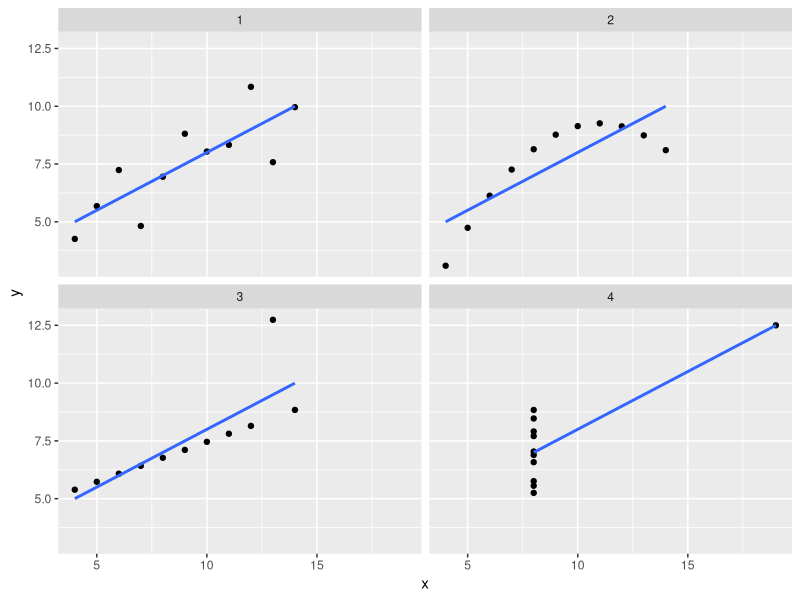
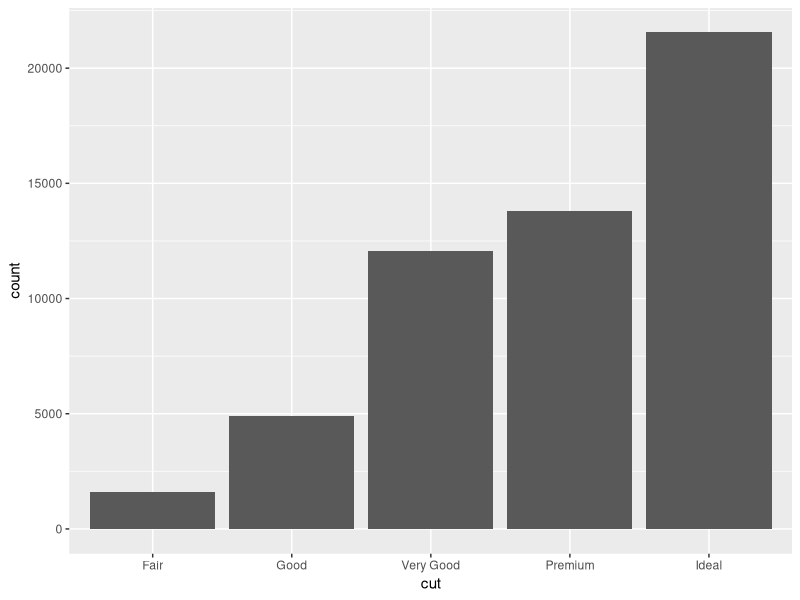
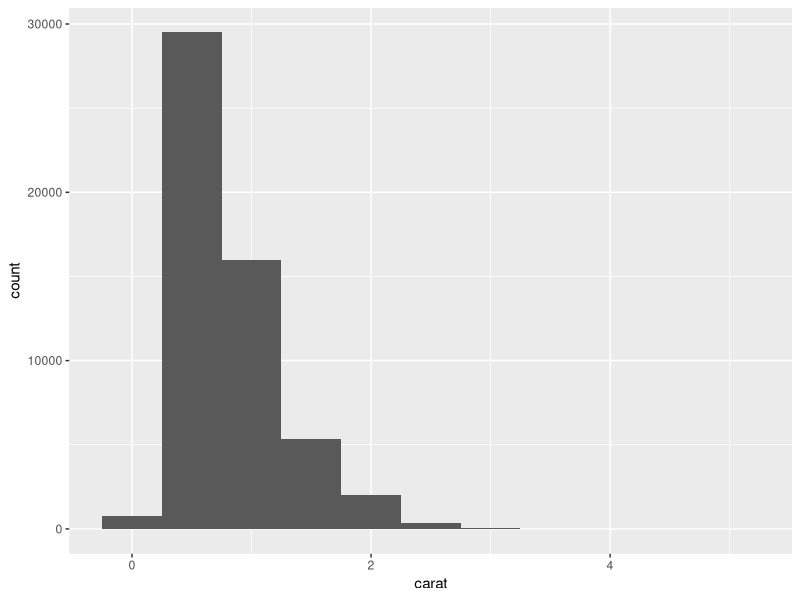
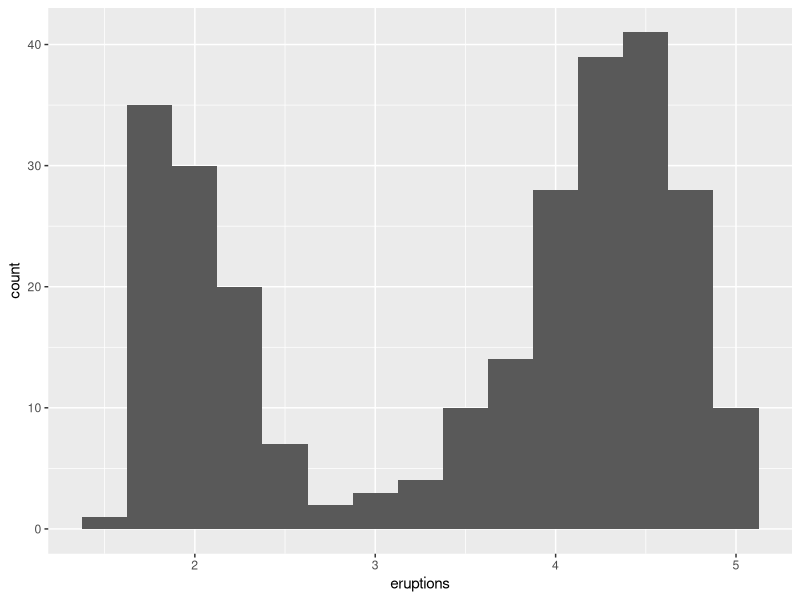
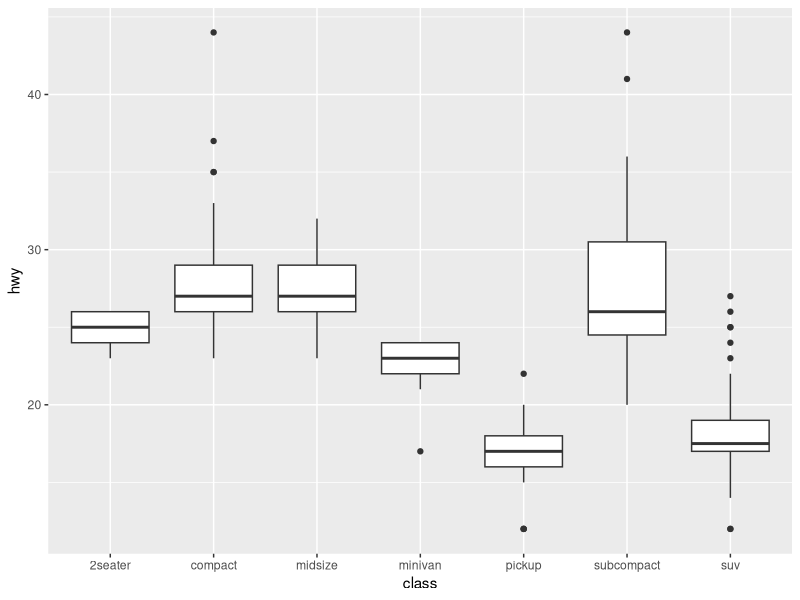
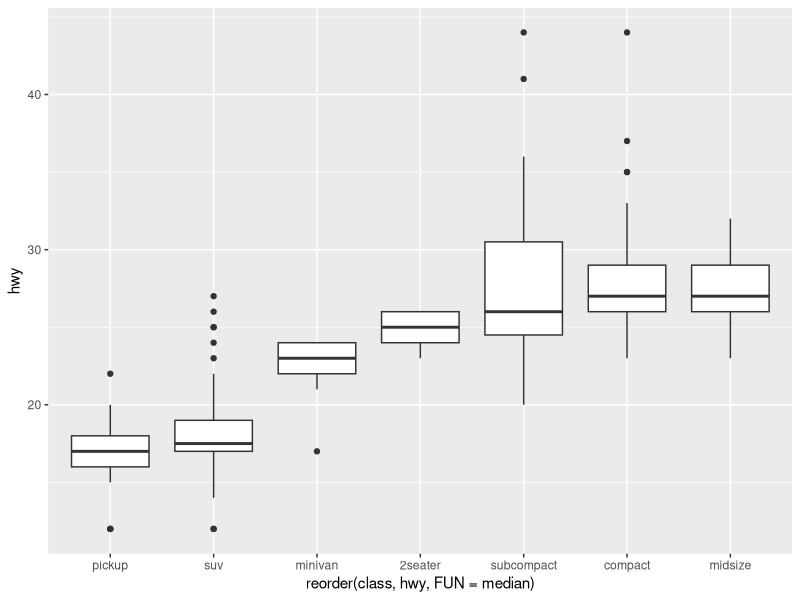
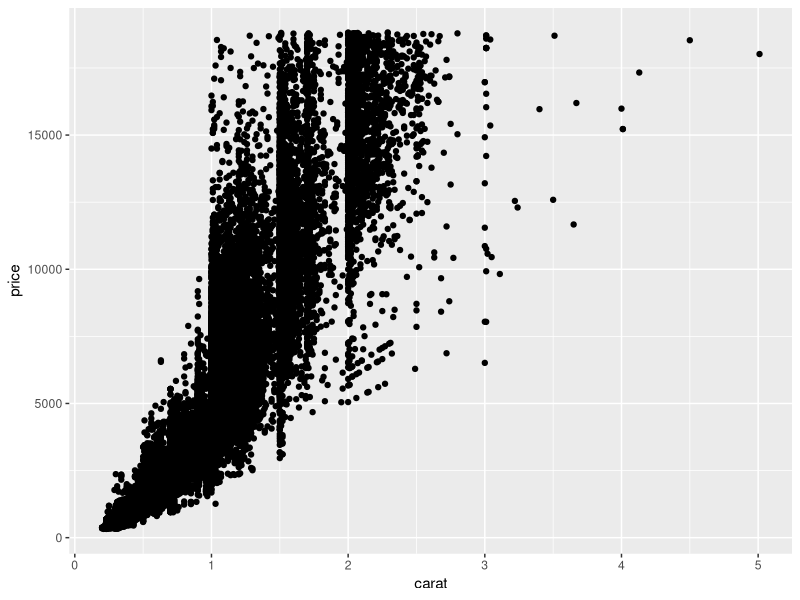
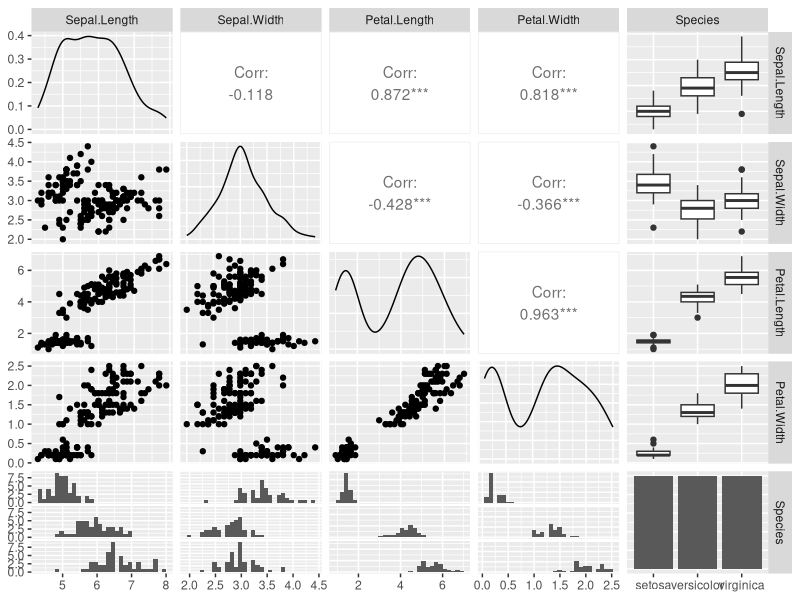

Write R code to recreate these figures, in order.
## ---- chunk 1
knitr::opts_chunk$set(error = TRUE, warning = FALSE, fig.align = 'center',
	message = FALSE)
library(ggplot2); library(dplyr); library(GGally); # to hide startup messages later...
## ---- chunk 2
data(anscombe)
head(anscombe)
## ---- chunk 3
matches <- rep(1:4, 2)
data_list <- lapply(1:4, function(x) {
	cols <- which(matches == x)
	return(data.frame(model = as.character(x), x = anscombe[, cols[1]],
		y = anscombe[, cols[2]]))
})
ansc2 <- do.call(rbind, data_list)
head(ansc2)
## ---- chunk 4
do.call(rbind, lapply(split(ansc2, ansc2$model), function(df) {
	data.frame(mean(df$x), sd(df$x), mean(df$y), sd(df$y), 
		cor(df$x, df$y), check.names = FALSE)
}))

## ---- chunk 5
library(ggplot2)
qplot(data = ansc2, x = x, y = y) +
	geom_smooth(method = lm, se = FALSE) + 
	facet_wrap(~model)
## ---- chunk 6
ggplot(data = diamonds) +
  geom_bar(mapping = aes(x = cut))
## ---- chunk 7
ggplot(data = diamonds) +
  geom_histogram(mapping = aes(x = carat), binwidth = 0.5)
## ---- chunk 8
ggplot(data = faithful, mapping = aes(x = eruptions)) + 
  geom_histogram(binwidth = 0.25)
## ---- chunk 9
ggplot(data = mpg, mapping = aes(x = class, y = hwy)) +
  geom_boxplot()
## ---- chunk 10
ggplot(data = mpg) +
  geom_boxplot(mapping = aes(x = reorder(class, hwy, FUN = median), y = hwy))
## ---- chunk 11
ggplot(data = diamonds) +
  geom_point(mapping = aes(x = carat, y = price))
## ---- chunk 12
library(GGally)
ggpairs(iris)
## ---- chunk 13
do.call(rbind, lapply(split(ansc2, ansc2$model), function(df) {
	data.frame(mean(df$x), sd(df$x), mean(df$y), sd(df$y), 
		cor(df$x, df$y), check.names = FALSE)
}))

## ---- chunk 14
library(dplyr)
ansc2 %>%
  group_by(model) %>%
  summarize(mean(x), sd(x), mean(y), sd(y), cor(x,y))
## ---- chunk 15
head(warpbreaks)
tapply(warpbreaks$breaks, warpbreaks$wool, sum)
## ---- chunk 16
summarize(warpbreaks, 
	mean_breaks = mean(breaks),
	sd_breaks = sd(breaks),
	med_breaks = median(breaks),
	mad_breaks = mad(breaks)
	)

warpbreaks %>% summarise(mean_breaks = mean(breaks), sd_breaks = sd(breaks),
	med_breaks = median(breaks), mad_breaks = mad(breaks))
## ---- chunk 17
w2 <- warpbreaks %>% 
	mutate(combo = paste(wool, tension, sep = '_'))
head(w2)
## ---- chunk 18
# base R way -- not tidy
tapply(warpbreaks$breaks, warpbreaks$wool, sum)

# tidy with dplyr
warpbreaks %>% 
	group_by(wool) %>% 
	summarize(total_breaks = sum(breaks)) 
## ---- chunk 19
# base R way -- not tidy
tapply(warpbreaks$breaks, warpbreaks$tension, mean)

# tidy with dplyr
warpbreaks %>% 
	group_by(tension) %>% 
	summarize(mean_breaks = mean(breaks)) 
## ---- chunk 20
df1 <- data.frame(X = letters[1:4], y1 = 1:4, stringsAsFactors = FALSE)
df2 <- data.frame(X = letters[3:6], y2 = 3:6, stringsAsFactors = FALSE)
left_join(df1, df2, by = 'X')
right_join(df1, df2, by = 'X')
## ---- chunk 21
inner_join(df1, df2, by = 'X')
full_join(df1, df2, by = 'X')
